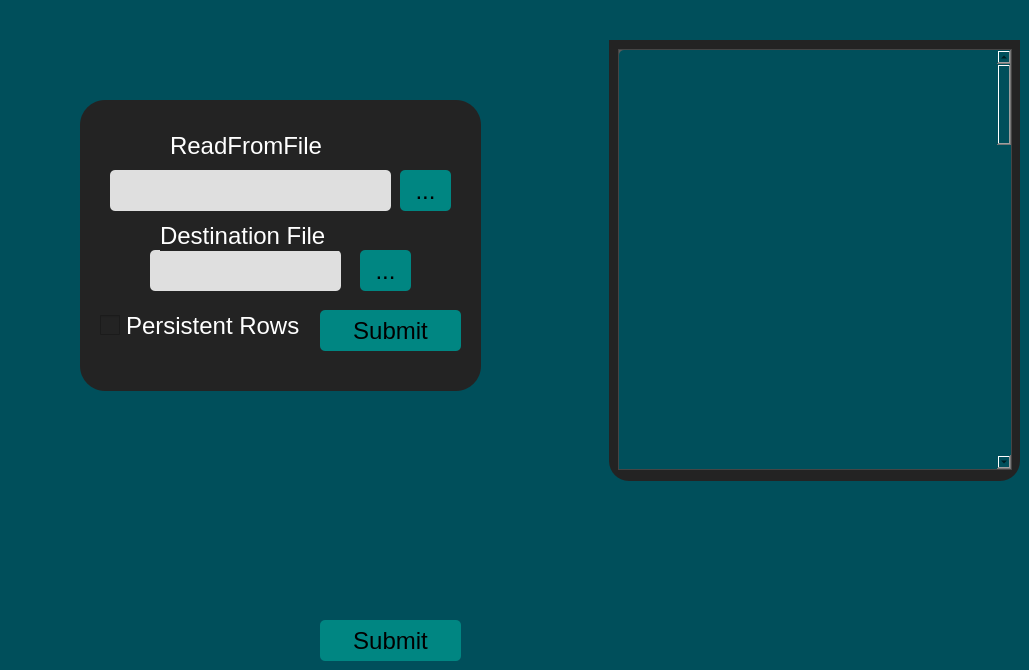
       <widget class="QWidget" name="page_4">
        <property name="styleSheet">
         <string notr="true">QWidget{

	
	background-color: rgb(0, 79, 91);
}</string>
        </property>
        <widget class="QPushButton" name="page1Submit_2">
         <property name="geometry">
          <rect>
           <x>320</x>
           <y>620</y>
           <width>141</width>
           <height>41</height>
          </rect>
         </property>
         <property name="styleSheet">
          <string notr="true">QPushButton{
	
	background-color: rgb(0, 134, 130);
	border-radius:5px;
	font-size: 24px;

}

QPushButton:hover{
	
	box-shadow: 10px 5px 5px grey;
	background-color: rgb(0, 255, 247);
	border-radius:5px;
	font-size: 24px;

}</string>
         </property>
         <property name="text">
          <string>Submit</string>
         </property>
        </widget>
        <widget class="QFrame" name="progressFrame">
         <property name="geometry">
          <rect>
           <x>609</x>
           <y>40</y>
           <width>411</width>
           <height>441</height>
          </rect>
         </property>
         <property name="sizePolicy">
          <sizepolicy hsizetype="Fixed" vsizetype="Preferred">
           <horstretch>0</horstretch>
           <verstretch>0</verstretch>
          </sizepolicy>
         </property>
         <property name="styleSheet">
          <string notr="true">#progressFrame{
	background-color: rgb(35, 35, 35);
	font-family: Arial, Helvetica, sans-serif;
	border-bottom-left-radius:20px;
	border-bottom-right-radius:20px;
	padding-top:0.1px;

}
QProgressBar{
	border: 1px solid grey;
	color: black;
	font-size:30px;
	background-color: rgb(255, 255, 255);


}
</string>
         </property>
         <property name="frameShape">
          <enum>QFrame::StyledPanel</enum>
         </property>
         <property name="frameShadow">
          <enum>QFrame::Raised</enum>
         </property>
         <widget class="QScrollArea" name="scrollArea_2">
          <property name="geometry">
           <rect>
            <x>9</x>
            <y>9</y>
            <width>394</width>
            <height>421</height>
           </rect>
          </property>
          <property name="sizePolicy">
           <sizepolicy hsizetype="MinimumExpanding" vsizetype="Expanding">
            <horstretch>0</horstretch>
            <verstretch>0</verstretch>
           </sizepolicy>
          </property>
          <property name="styleSheet">
           <string notr="true">QScrollArea{

	background-color: rgb(90, 90, 90);

}</string>
          </property>
          <property name="verticalScrollBarPolicy">
           <enum>Qt::ScrollBarAlwaysOn</enum>
          </property>
          <property name="horizontalScrollBarPolicy">
           <enum>Qt::ScrollBarAlwaysOff</enum>
          </property>
          <property name="sizeAdjustPolicy">
           <enum>QAbstractScrollArea::AdjustToContents</enum>
          </property>
          <property name="widgetResizable">
           <bool>true</bool>
          </property>
          <widget class="QWidget" name="scrollAreaWidgetContents_2">
           <property name="geometry">
            <rect>
             <x>0</x>
             <y>0</y>
             <width>386</width>
             <height>2000</height>
            </rect>
           </property>
           <property name="sizePolicy">
            <sizepolicy hsizetype="MinimumExpanding" vsizetype="Expanding">
             <horstretch>0</horstretch>
             <verstretch>0</verstretch>
            </sizepolicy>
           </property>
           <property name="minimumSize">
            <size>
             <width>386</width>
             <height>2000</height>
            </size>
           </property>
           <property name="styleSheet">
            <string notr="true">QWidget{

	border-radius:5px;

}</string>
           </property>
          </widget>
         </widget>
        </widget>
        <widget class="QWidget" name="widget_3" native="true">
         <property name="geometry">
          <rect>
           <x>80</x>
           <y>100</y>
           <width>401</width>
           <height>291</height>
          </rect>
         </property>
         <property name="styleSheet">
          <string notr="true">QWidget{
	background-color: rgb(35, 35, 35);
	font-family: Arial, Helvetica, sans-serif;
	
	border-radius:25px

}</string>
         </property>
         <widget class="QPushButton" name="page4Submit">
          <property name="geometry">
           <rect>
            <x>240</x>
            <y>210</y>
            <width>141</width>
            <height>41</height>
           </rect>
          </property>
          <property name="styleSheet">
           <string notr="true">QPushButton{
	
	background-color: rgb(0, 134, 130);
	border-radius:5px;
	font-size: 24px;

}

QPushButton:hover{
	
	box-shadow: 10px 5px 5px grey;
	background-color: rgb(0, 255, 247);
	border-radius:5px;
	font-size: 24px;

}</string>
          </property>
          <property name="text">
           <string>Submit</string>
          </property>
         </widget>
         <widget class="QCheckBox" name="checkBox">
          <property name="geometry">
           <rect>
            <x>20</x>
            <y>200</y>
            <width>201</width>
            <height>51</height>
           </rect>
          </property>
          <property name="styleSheet">
           <string notr="true">QCheckBox{
	color: rgb(255, 255, 255);
	font-size: 24px;
	font-family: Arial, Helvetica, sans-serif;


}
QCheckBox::indicator { 
	width: 20px; 
	height: 20px;
	
	color: rgb(255, 0, 0);
}</string>
          </property>
          <property name="text">
           <string>Persistent Rows</string>
          </property>
          <property name="checked">
           <bool>false</bool>
          </property>
         </widget>
         <widget class="QToolButton" name="toolButton_4">
          <property name="geometry">
           <rect>
            <x>280</x>
            <y>150</y>
            <width>51</width>
            <height>41</height>
           </rect>
          </property>
          <property name="styleSheet">
           <string notr="true">QToolButton{
	
	background-color: rgb(0, 134, 130);
	border-radius:5px;
	font-size: 24px;
}

QToolButton:hover{
	
	background-color: rgb(0, 255, 255);

}</string>
          </property>
          <property name="text">
           <string>...</string>
          </property>
         </widget>
         <widget class="QLineEdit" name="page4DesFile">
          <property name="geometry">
           <rect>
            <x>70</x>
            <y>150</y>
            <width>191</width>
            <height>41</height>
           </rect>
          </property>
          <property name="styleSheet">
           <string notr="true">QLineEdit{
	
	background-color: rgb(223, 223, 223);
	color: rgb(0, 141, 143);
	
	font-size: 24px;
	border-color: rgb(0, 116, 118);
	border-radius:5px


}</string>
          </property>
         </widget>
         <widget class="QLabel" name="label_21">
          <property name="geometry">
           <rect>
            <x>80</x>
            <y>120</y>
            <width>201</width>
            <height>31</height>
           </rect>
          </property>
          <property name="styleSheet">
           <string notr="true">QLabel{
	color: rgb(255, 255, 255);
	font-size: 24px;
	font-family: Arial, Helvetica, sans-serif;

	border-color: rgb(0, 139, 130);
}</string>
          </property>
          <property name="text">
           <string>Destination File</string>
          </property>
         </widget>
         <widget class="QLineEdit" name="page4ReadFrom">
          <property name="geometry">
           <rect>
            <x>30</x>
            <y>70</y>
            <width>281</width>
            <height>41</height>
           </rect>
          </property>
          <property name="styleSheet">
           <string notr="true">QLineEdit{
	
	background-color: rgb(223, 223, 223);
	font-size: 24px;
	font-weight: bold;
	
	color: rgb(0, 141, 143);
	border-color: rgb(0, 116, 118);
	border-radius:5px


}</string>
          </property>
         </widget>
         <widget class="QLabel" name="label_12">
          <property name="geometry">
           <rect>
            <x>90</x>
            <y>30</y>
            <width>161</width>
            <height>31</height>
           </rect>
          </property>
          <property name="styleSheet">
           <string notr="true">QLabel{
	color: rgb(255, 255, 255);
	font-size: 24px;
	font-family: Arial, Helvetica, sans-serif;

	border-color: rgb(0, 139, 130);
}</string>
          </property>
          <property name="text">
           <string>ReadFromFile</string>
          </property>
         </widget>
         <widget class="QToolButton" name="toolButton_3">
          <property name="geometry">
           <rect>
            <x>320</x>
            <y>70</y>
            <width>51</width>
            <height>41</height>
           </rect>
          </property>
          <property name="styleSheet">
           <string notr="true">QToolButton{
	
	background-color: rgb(0, 134, 130);
	border-radius:5px;
	font-size: 24px;
}

QToolButton:hover{
	
	background-color: rgb(0, 255, 255);

}</string>
          </property>
          <property name="text">
           <string>...</string>
          </property>
         </widget>
        </widget>
       </widget>
